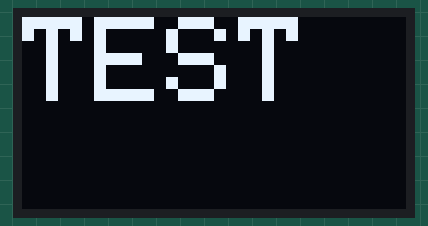
A sketch run on a simulated Arduino Uno, built with avr-gcc and run on an emulated ATmega328P. On the bench: 128×64 one-colour display.

Above: at 0.1 s.

The sketch:

OLED_print_test.ino
```cpp
#include <SPI.h>
#include <Wire.h>
#include <Adafruit_GFX.h>
#include <Adafruit_SSD1306.h>

#define SCREEN_WIDTH 128 // OLED display width, in pixels
#define SCREEN_HEIGHT 64 // OLED display height, in pixels

// Declaration for an SSD1306 display connected to I2C (SDA, SCL pins)
#define OLED_RESET 4 // Reset pin # (or -1 if sharing Arduino reset pin)
Adafruit_SSD1306 display(SCREEN_WIDTH, SCREEN_HEIGHT, &Wire, OLED_RESET);

void setup() {
Serial.begin(9600);

// SSD1306_SWITCHCAPVCC = generate display voltage from 3.3V internally
if(!display.begin(SSD1306_SWITCHCAPVCC, 0x3C)) { // Address for 128x64
Serial.println(F("SSD1306 allocation failed"));
for(;;); // Don't proceed, loop forever
}

}

void loop() {
display.clearDisplay();

display.setTextSize(4); // Normal 1:1 pixel scale
display.setTextColor(WHITE); // Draw white text
display.setCursor(0,0); // Start at top-left corner
display.println(F("TEST"));

display.display();
delay(2000);
}
```
